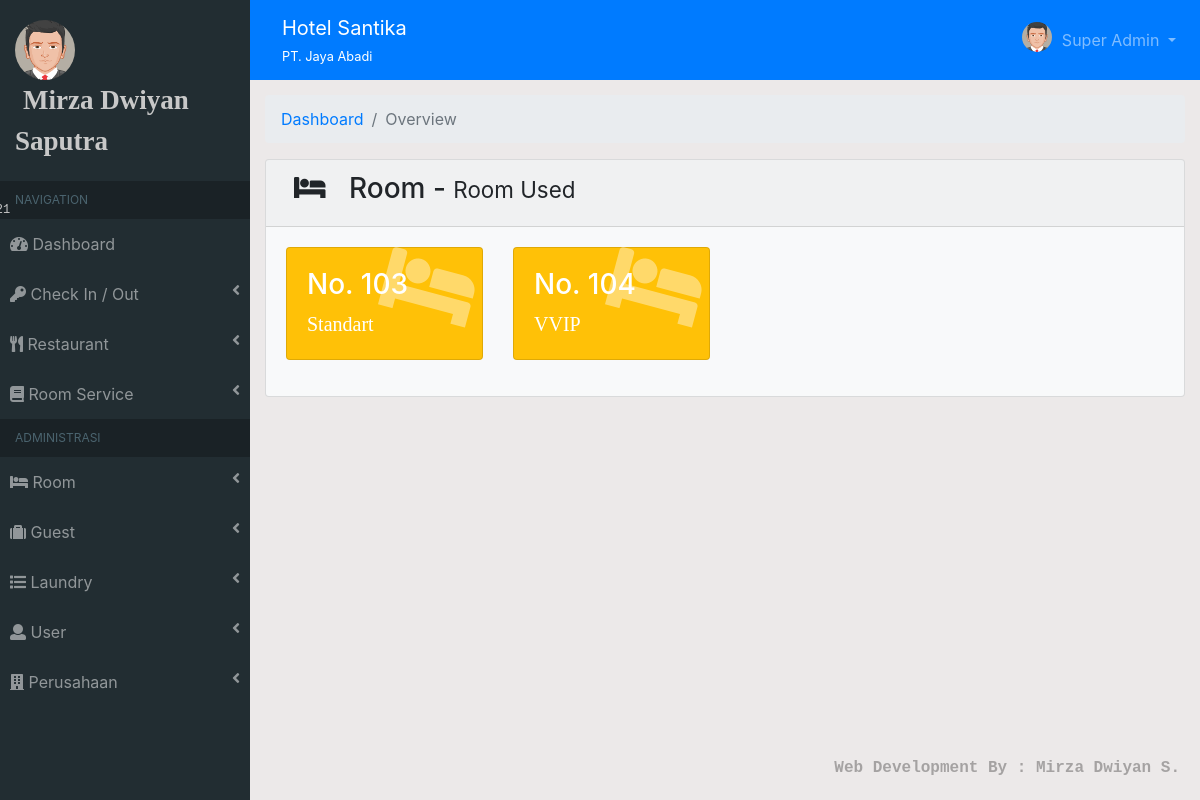
Page /?module=chek_out2 (signed in) on the earlier database version.
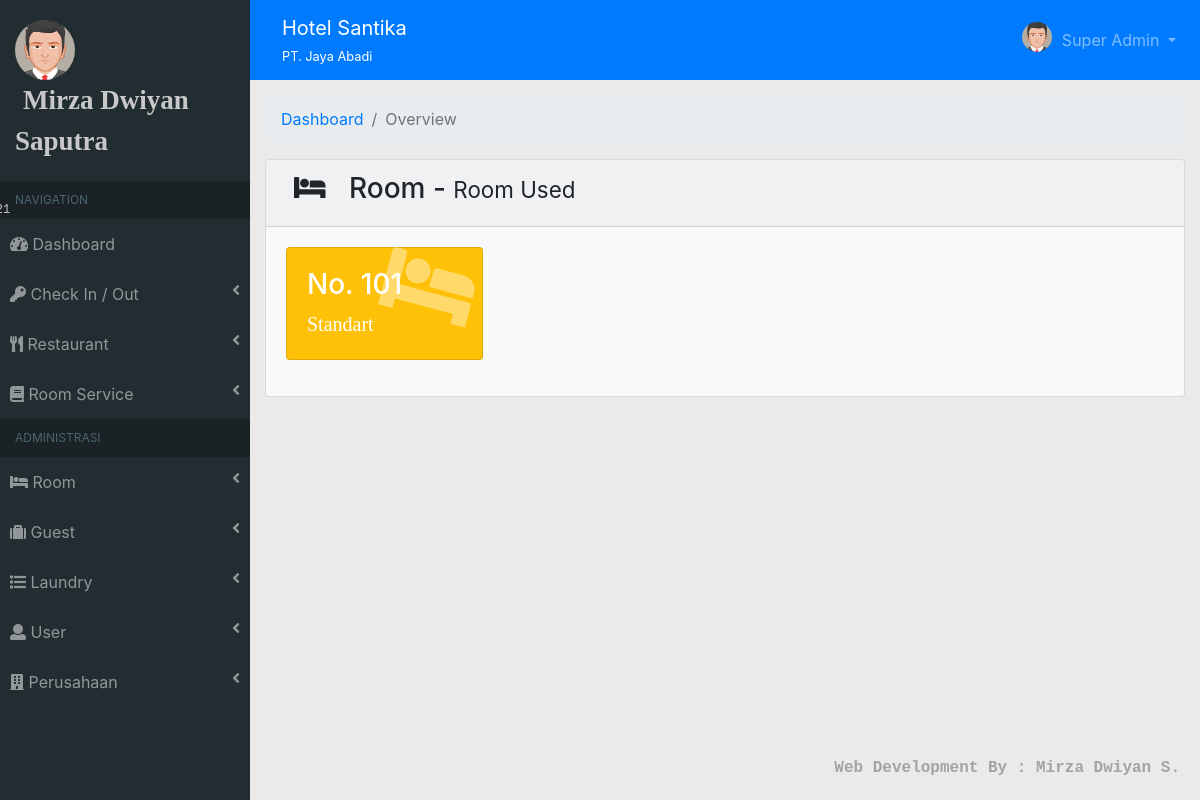
Same page on the later database version.
### tables this page shows
CREATE TABLE `transaksi_kamar` (
  `id_transaksi_kamar` varchar(11) NOT NULL,
  `no_invoice` varchar(20) NOT NULL,
  `tanggal` date NOT NULL,
  `id_tamu` varchar(11) NOT NULL,
  `id_kamar` int(11) DEFAULT NULL,
  `jumlah_dewasa` varchar(10) DEFAULT NULL,
  `jumlah_anak` varchar(10) DEFAULT NULL,
  `tgl_checkin` date NOT NULL,
  `waktu_checkin` varchar(20) NOT NULL,
  `tgl_checkout` date NOT NULL,
  `waktu_checkout` varchar(20) NOT NULL,
  `total_biaya_kamar` varchar(20) NOT NULL,
  `bayar` varchar(30) NOT NULL,
  `diskon` int(11) NOT NULL,
  `deposit` varchar(20) NOT NULL,
  `surcharge` varchar(30) NOT NULL,
  `metode_pembayaran` varchar(100) NOT NULL,
  `metode_deposit` varchar(200) NOT NULL,
  `status` varchar(50) NOT NULL
);

CREATE TABLE `kamar` (
  `id_kamar` int(11) NOT NULL,
  `no_kamar` varchar(50) NOT NULL,
  `id_tipe_kamar` varchar(11) NOT NULL,
  `max_dewasa` varchar(10) NOT NULL,
  `max_anak` varchar(10) NOT NULL,
  `status` varchar(50) NOT NULL
);

CREATE TABLE `tipe_kamar` (
  `id_tipe_kamar` int(11) NOT NULL,
  `tipe_kamar` text NOT NULL,
  `harga_per_mlm` varchar(50) NOT NULL,
  `harga_per_org` varchar(50) NOT NULL
);

### template/module/chek_out2.php (the view)
<?php
    $query = mysqli_query($conn, "SELECT transaksi_kamar.*, kamar.*, tipe_kamar.*, transaksi_kamar_detail.* FROM transaksi_kamar, kamar, tipe_kamar, transaksi_kamar_detail WHERE transaksi_kamar_detail.id_transaksi_kamar=transaksi_kamar.id_transaksi_kamar && kamar.id_kamar=transaksi_kamar_detail.id_kamar && kamar.status='terpakai' && tipe_kamar.id_tipe_kamar=kamar.id_tipe_kamar");
?>
<div class="container-fluid">
    <ol class="breadcrumb">
        <li class="breadcrumb-item"><a href="?dashboard">Dashboard</a></li>
        <li class="breadcrumb-item active">Overview</li>
    </ol>
    <div class="card bg-light">
        <div class="card-header"><h3><i class="fas fa-bed pr-3 pl-2"></i> Room - <span class="small">Room Used</span></h3></div>
        <div class="card-body">
            <?php if(mysqli_num_rows($query) > 0){ ?>
            <div class="row">
                <?php foreach($query as $i) : ?>
                <div class="col-sm-3 mb-3">
                    <div class="card bg-warning text-white">
                        <div class="card-body">
                            <div class="card-body-icon"><i class="fas fa-bed"></i></div>
                            <div class="mr-5">
                            <h3>No. <?=$i['no_kamar'];?></h3>
                            <span style="font-family: times;font-size: 20px"><?=$i['tipe_kamar'];?></span>
                            </div>
                        </div>
                    </div>
                </div>
                <?php endforeach; ?>
            </div>
            <?php } else { ?>
                <center><img src="assets/img/empty_cart.jpg" alt=""></center>
            <?php } ?>
        </div>
    </div>
</div>

Differences in the rows shown:
removed transaksi_kamar: kamar.no_kamar "103", tipe_kamar.tipe_kamar "Standart", kamar.no_kamar "104", tipe_kamar.tipe_kamar "VVIP"
added transaksi_kamar: kamar.no_kamar "101", tipe_kamar.tipe_kamar "Standart"
